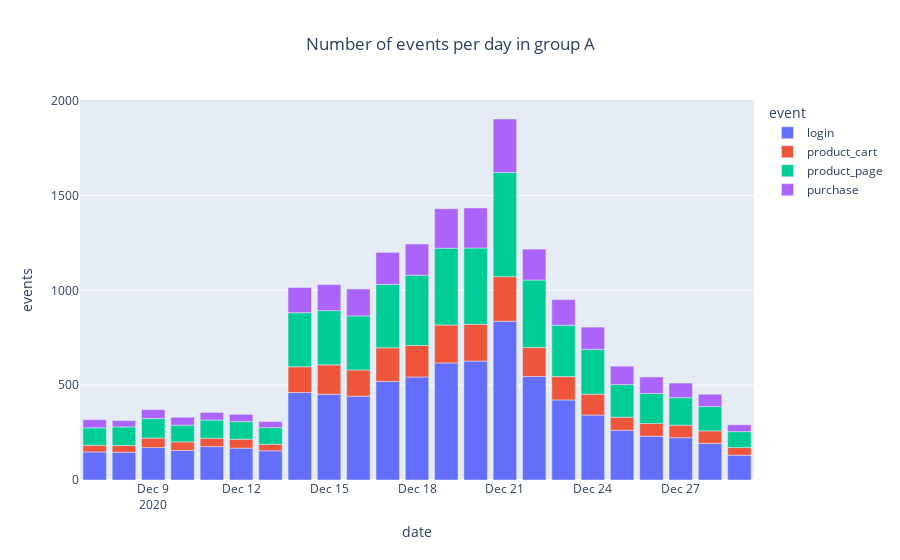

The notebook cell this image was saved under:
### Code cell
fig_event_type_a = px.bar(
    event_type_a, x='event_day', y='user_id', color='event_name',
    title='Number of events per day in group A',
    labels={'event_day': 'date', 'event_name': 'event', 'user_id': 'events'}
)

fig_event_type_a.update_layout(title_x=0.5)

### Figure 1 — Plotly figure (JSON) as saved in the notebook; plotly's stock layout.template omitted (floating-point values rounded to 4 significant figures)
{"data": [{"alignmentgroup": "True", "hovertemplate": "event=login<br>date=%{x}<br>events=%{y}<extra></extra>", "legendgroup": "login", "marker": {"color": "#636efa", "pattern": {"shape": ""}}, "name": "login", "offsetgroup": "login", "orientation": "v", "showlegend": true, "textposition": "auto", "type": "bar", "x": ["2020-12-07T00:00:00", "2020-12-08T00:00:00", "2020-12-09T00:00:00", "2020-12-10T00:00:00", "2020-12-11T00:00:00", "2020-12-12T00:00:00", "2020-12-13T00:00:00", "2020-12-14T00:00:00", "2020-12-15T00:00:00", "2020-12-16T00:00:00", "2020-12-17T00:00:00", "2020-12-18T00:00:00", "2020-12-19T00:00:00", "2020-12-20T00:00:00", "2020-12-21T00:00:00", "2020-12-22T00:00:00", "2020-12-23T00:00:00", "2020-12-24T00:00:00", "2020-12-25T00:00:00", "2020-12-26T00:00:00", "2020-12-27T00:00:00", "2020-12-28T00:00:00", "2020-12-29T00:00:00"], "xaxis": "x", "y": [148, 146, 171, 156, 176, 168, 154, 461, 452, 442, 520, 543, 617, 627, 837, 546, 422, 342, 262, 231, 223, 193, 131], "yaxis": "y"}, {"alignmentgroup": "True", "hovertemplate": "event=product_cart<br>date=%{x}<br>events=%{y}<extra></extra>", "legendgroup": "product_cart", "marker": {"color": "#EF553B", "pattern": {"shape": ""}}, "name": "product_cart", "offsetgroup": "product_cart", "orientation": "v", "showlegend": true, "textposition": "auto", "type": "bar", "x": ["2020-12-07T00:00:00", "2020-12-08T00:00:00", "2020-12-09T00:00:00", "2020-12-10T00:00:00", "2020-12-11T00:00:00", "2020-12-12T00:00:00", "2020-12-13T00:00:00", "2020-12-14T00:00:00", "2020-12-15T00:00:00", "2020-12-16T00:00:00", "2020-12-17T00:00:00", "2020-12-18T00:00:00", "2020-12-19T00:00:00", "2020-12-20T00:00:00", "2020-12-21T00:00:00", "2020-12-22T00:00:00", "2020-12-23T00:00:00", "2020-12-24T00:00:00", "2020-12-25T00:00:00", "2020-12-26T00:00:00", "2020-12-27T00:00:00", "2020-12-28T00:00:00", "2020-12-29T00:00:00"], "xaxis": "x", "y": [35, 36, 50, 45, 44, 47, 34, 136, 155, 138, 177, 166, 200, 194, 235, 152, 123, 110, 69, 67, 66, 66, 40], "yaxis": "y"}, {"alignmentgroup": "True", "hovertemplate": "event=product_page<br>date=%{x}<br>events=%{y}<extra></extra>", "legendgroup": "product_page", "marker": {"color": "#00cc96", "pattern": {"shape": ""}}, "name": "product_page", "offsetgroup": "product_page", "orientation": "v", "showlegend": true, "textposition": "auto", "type": "bar", "x": ["2020-12-07T00:00:00", "2020-12-08T00:00:00", "2020-12-09T00:00:00", "2020-12-10T00:00:00", "2020-12-11T00:00:00", "2020-12-12T00:00:00", "2020-12-13T00:00:00", "2020-12-14T00:00:00", "2020-12-15T00:00:00", "2020-12-16T00:00:00", "2020-12-17T00:00:00", "2020-12-18T00:00:00", "2020-12-19T00:00:00", "2020-12-20T00:00:00", "2020-12-21T00:00:00", "2020-12-22T00:00:00", "2020-12-23T00:00:00", "2020-12-24T00:00:00", "2020-12-25T00:00:00", "2020-12-26T00:00:00", "2020-12-27T00:00:00", "2020-12-28T00:00:00", "2020-12-29T00:00:00"], "xaxis": "x", "y": [92, 98, 103, 88, 96, 93, 88, 285, 286, 285, 334, 370, 405, 402, 549, 356, 271, 237, 172, 158, 145, 128, 84], "yaxis": "y"}, {"alignmentgroup": "True", "hovertemplate": "event=purchase<br>date=%{x}<br>events=%{y}<extra></extra>", "legendgroup": "purchase", "marker": {"color": "#ab63fa", "pattern": {"shape": ""}}, "name": "purchase", "offsetgroup": "purchase", "orientation": "v", "showlegend": true, "textposition": "auto", "type": "bar", "x": ["2020-12-07T00:00:00", "2020-12-08T00:00:00", "2020-12-09T00:00:00", "2020-12-10T00:00:00", "2020-12-11T00:00:00", "2020-12-12T00:00:00", "2020-12-13T00:00:00", "2020-12-14T00:00:00", "2020-12-15T00:00:00", "2020-12-16T00:00:00", "2020-12-17T00:00:00", "2020-12-18T00:00:00", "2020-12-19T00:00:00", "2020-12-20T00:00:00", "2020-12-21T00:00:00", "2020-12-22T00:00:00", "2020-12-23T00:00:00", "2020-12-24T00:00:00", "2020-12-25T00:00:00", "2020-12-26T00:00:00", "2020-12-27T00:00:00", "2020-12-28T00:00:00", "2020-12-29T00:00:00"], "xaxis": "x", "y": [43, 33, 47, 42, 40, 38, 32, 133, 137, 142, 169, 165, 208, 211, 282, 163, 135, 117, 97, 87, 77, 65, 36], "yaxis": "y"}], "layout": {"barmode": "relative", "legend": {"title": {"text": "event"}, "tracegroupgap": 0}, "title": {"text": "Number of events per day in group A", "x": 0.5}, "xaxis": {"anchor": "y", "domain": [0, 1], "title": {"text": "date"}}, "yaxis": {"anchor": "x", "domain": [0, 1], "title": {"text": "events"}}}}
